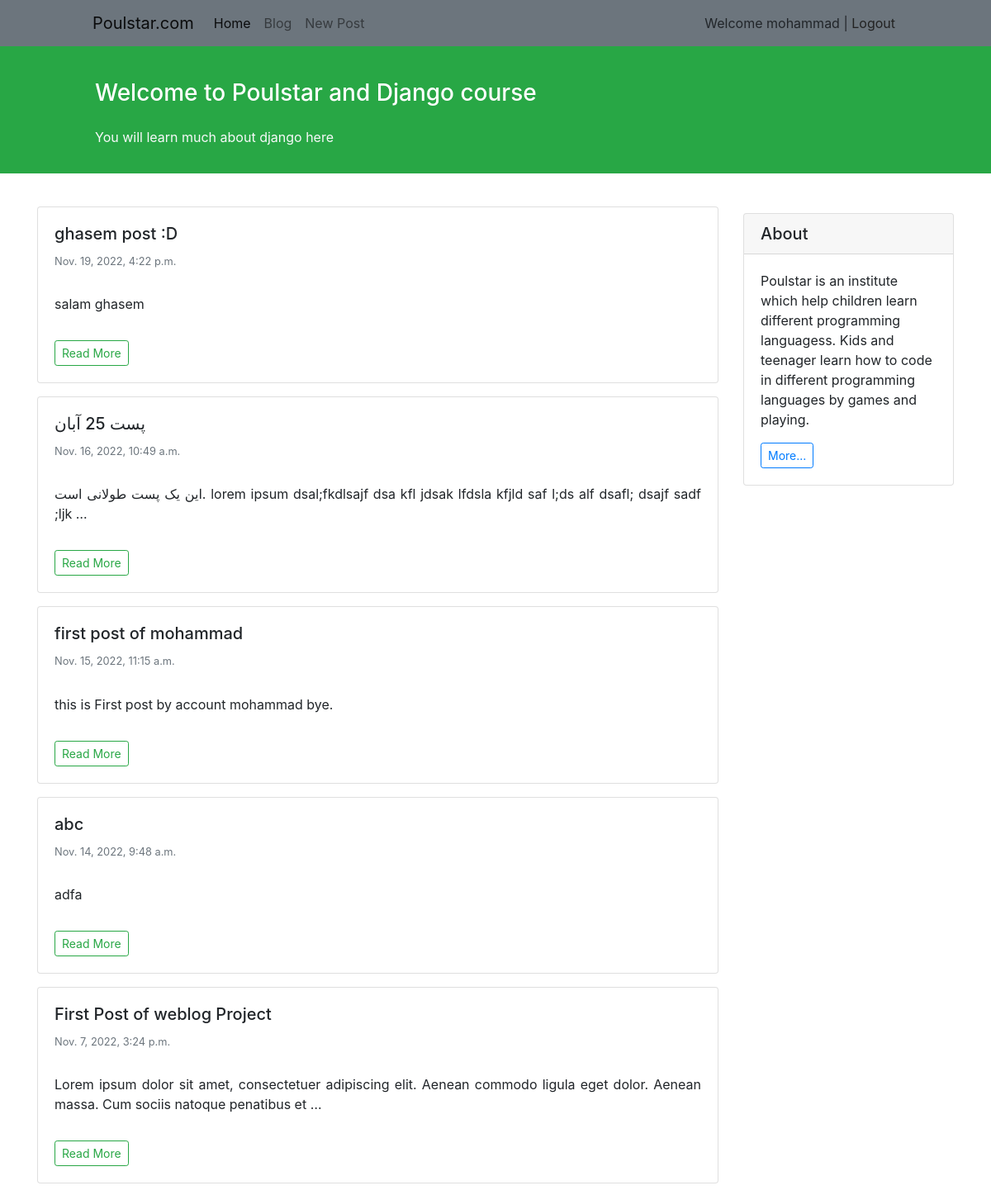
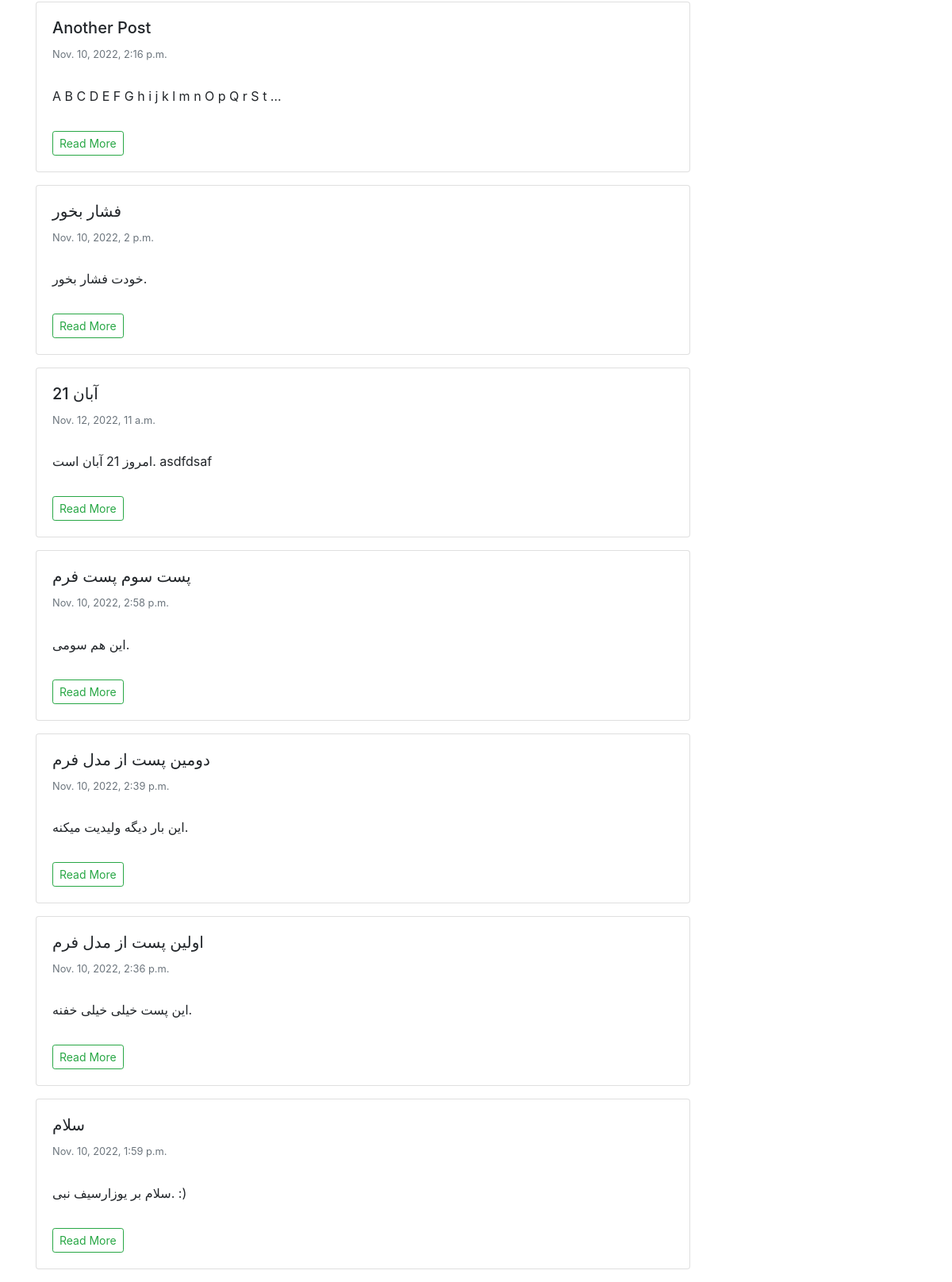
Screenshot of /blog/ (signed in) with the database file from the repository (2 pictures, top to bottom).
### blog/models.py (models this page shows, shortened)
class Post(models.Model):
    STATUS_CHOICES = (
        ('pub', 'published'),
        ('drf', 'draft'),
    )
    title = models.CharField(max_length=100)
    text = models.TextField()
    author = models.ForeignKey(to='auth.User', on_delete=models.CASCADE)
    datetime_created = models.DateTimeField(auto_now_add=True)
    datetime_modified = models.DateTimeField(auto_now=True)
    status = models.CharField(choices=STATUS_CHOICES, max_length=3)

### blog/views.py (the view)
# urls.py: path('', views.post_list_view, name='posts_list'),
def post_list_view(request):
    posts = Post.objects.filter(status='pub').order_by('-datetime_modified')
    context = { 'posts': posts }
    return render(request, 'blog/posts_list.html', context)

### blog/templates/blog/posts_list.html (shortened to what this page needs)
{% extends '_base.html' %}
{% load my_tags %}
{% block content %}
<div class="container mt-4">
    <div class="row">
        <div class="col-9">
            {% for post in posts %}
            <div class="card shadow-sm my-3">
                <div class="card-body">
                    <h5 class="card-title"> {{ post.title }} </h5>
                    <h6 class="card-subtitle mb-2 text-muted small py-2"> {{ post.datetime_created }} </h6>
                    <p class="card-text py-3" style="text-align: justify;">
                        {{ post.text | truncatewords:20 }}
                    </p>
                    <a href = "{% url 'post_detail' post.id %}" class="btn btn-sm btn-outline-success">Read More</a>
                </div>
            </div>
            {% endfor %}
        </div>
        <div class="col-3">
            <div class="card my-4">
                <h5 class="card-header">About</h5>
                <div class="card-body">
                    <p class="card-text";>Poulstar is an institute which help children learn
                        different programming languagess. Kids and teenager learn how to
                        code in different programming languages by games and playing.
                    </p>
                    <a href="#"
                        class="btn btn-sm btn-outline-primary">
                        More...
                    </a>
                </div>
            </div>
        </div>
    </div>
</div>
{% endblock content %}

### templates/_base.html (shortened to what this page needs)
<!doctype html>
<html lang="en">
<head>
    <link rel="stylesheet" href="https://cdn.jsdelivr.net/npm/bootstrap@4.0.0/dist/css/bootstrap.min.css">
</head>
<body>
<nav class="navbar navbar-expand-lg navbar-light bg-secondary">
    <div class="container-fluid mx-5 px-5">
        <a class="navbar-brand" href="https://www.poulstar.com" target="_blank">Poulstar.com</a>
        <div class="collapse navbar-collapse" id="navbarNavAltMarkup">
            <div class="navbar-nav">
                <a class="nav-link active" aria-current="page" href="{% url 'posts_list' %}">Home</a>
                <a class="nav-link" href="{% url 'posts_list' %}">Blog</a>
                <a class="nav-link" href="{% url 'create' %}">New Post</a>
            </div>
        </div>
        <div class="mx-1">
            {% if user.is_authenticated %}
                <span> Welcome {{ user.username }} </span> | <a href={% url 'logout' %} style="color: #222"> Logout </a>
            {% else %}
                <a href="{% url 'login' %}" style="color: #222">Login</a> | <a href={% url 'signup' %} style="color: #222"> Sign Up </a>
            {% endif %}
        </div>
    </div>
</nav>
<div class="container-fluid bg-success">
    <div class="row py-3">
        <div class="col-md-8 col-md-10 mx-auto">
            <h3 class="my-4 mt-3 text-white">Welcome to Poulstar and Django course</h3>
            <p class="text-light">You will learn much about django here</p>
        </div>
    </div>
</div>
{% block content %}
{% endblock content %}
</body>
</html>

### rows the page displays
Post: title "ghasem post :D", datetime_created "Nov. 19, 2022, 4:22 p.m.", text "salam ghasem"
Post: title "پست 25 آبان", datetime_created "Nov. 16, 2022, 10:49 a.m.", text "این یک پست طولانی است. lorem ipsum dsal;fkdlsajf dsa kfl jdsak lfdsla kfjld saf l;ds alf dsafl; dsajf sadf ;ljk …"
Post: title "first post of mohammad", datetime_created "Nov. 15, 2022, 11:15 a.m.", text "this is First post by account mohammad bye."
Post: title "abc", datetime_created "Nov. 14, 2022, 9:48 a.m.", text "adfa"
Post: title "First Post of weblog Project", datetime_created "Nov. 7, 2022, 3:24 p.m.", text "Lorem ipsum dolor sit amet, consectetuer adipiscing elit. Aenean commodo ligula eget dolor. Aenean massa. Cum sociis natoque penatibus et …"
Post: title "Another Post", datetime_created "Nov. 10, 2022, 2:16 p.m.", text "A B C D E F G h i j k l m n O p Q r S t …"
Post: title "فشار بخور", datetime_created "Nov. 10, 2022, 2 p.m.", text "خودت فشار بخور."
Post: title "21 آبان", datetime_created "Nov. 12, 2022, 11 a.m.", text "امروز 21 آبان است. asdfdsaf"
Post: title "پست سوم پست فرم", datetime_created "Nov. 10, 2022, 2:58 p.m.", text "این هم سومی."
Post: title "دومین پست از مدل فرم", datetime_created "Nov. 10, 2022, 2:39 p.m.", text "این بار دیگه ولیدیت میکنه."
Post: title "اولین پست از مدل فرم", datetime_created "Nov. 10, 2022, 2:36 p.m.", text "این پست خیلی خیلی خفنه."
Post: title "سلام", datetime_created "Nov. 10, 2022, 1:59 p.m.", text "سلام بر یوزارسیف نبی. :)"

### other values shown
{{ user.username }} "mohammad"
